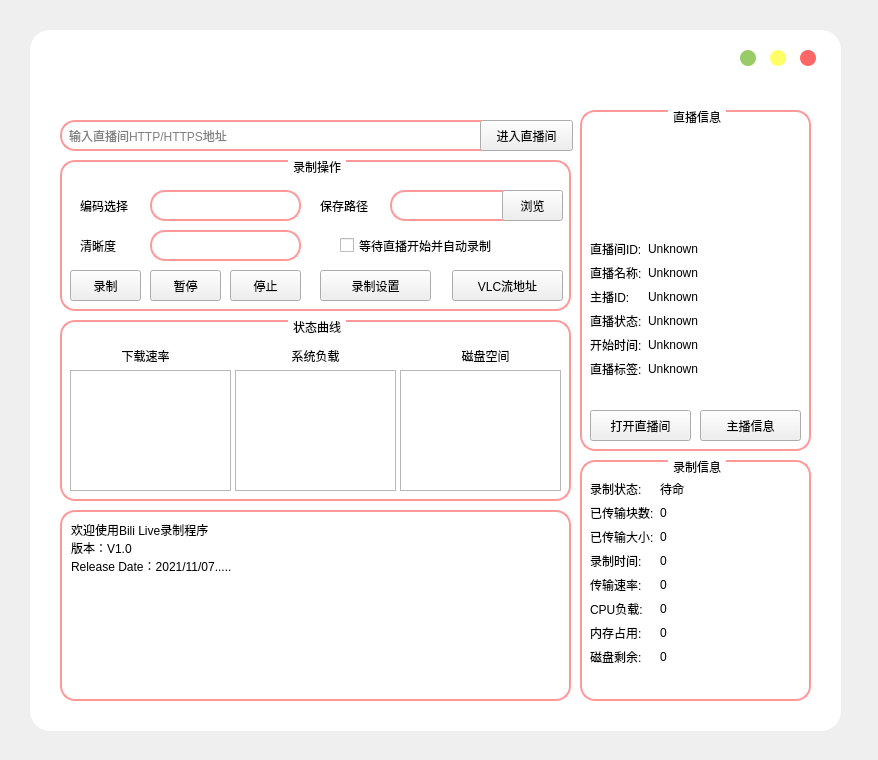
<?xml version="1.0" encoding="UTF-8"?>
<ui version="4.0">
 <class>Form</class>
 <widget class="QWidget" name="Form">
  <property name="geometry">
   <rect>
    <x>0</x>
    <y>0</y>
    <width>878</width>
    <height>760</height>
   </rect>
  </property>
  <property name="windowTitle">
   <string>Form</string>
  </property>
  <property name="styleSheet">
   <string notr="true">*{
	font: 14px &quot;Microsoft YaHei&quot;;
	color:rgb(0, 0, 0);
}
/* 主体颜色
.QWidget#centralwidget{
	background-color: rgb(156, 156, 156);
	border-radius:20px;
} */
QLabel{
	color: rgb(0, 0, 0);
}

.QWidget#mainwidget{
	background-color: rgb(255, 255, 255);
	border-radius:20px;
}

/* 编辑框样式 */
QLineEdit{
	color: rgb(0, 0, 0);
	background-color: rgb(255, 255, 255);
	border-radius: 15px;
	border: 2px solid rgb(255, 153, 153);
	padding-left: 5px;
	padding-right: 5px;
}
QLineEdit:hover{
	color: rgb(0, 0, 0);
	background-color: rgb(255, 238, 238);
}

/* 按钮样式 */
QPushButton[flat=&quot;false&quot;]{
	background-color: rgb(255, 153, 153);
	color: rgb(255, 255, 255);
	border-radius: 15px;
	font: 15px &quot;Microsoft YaHei&quot;;
}
QPushButton:hover{
	background-color: qlineargradient(spread:pad, x1:0, y1:0, x2:1, y2:1, stop:0 rgba(255, 153, 153, 255), stop:1 rgba(255, 136, 136, 255));
}
QPushButton:pressed{
	background-color: qlineargradient(spread:pad, x1:0, y1:0, x2:1, y2:1, stop:0 rgba(190, 115, 115, 255), stop:1 rgba(255, 153, 153, 255));
}
QPushButton#btnclose{
	background-color: rgb(255, 102, 102);
	border-radius:8px;
}
QPushButton#btnclose:pressed{
	background-color: rgb(200, 80, 80);
}
QPushButton#btnmax{
	background-color: rgb(255, 255, 102);
	border-radius:8px;
}
QPushButton#btnmax:pressed{
	background-color: rgb(195, 195, 78);
}
QPushButton#btnmin{
	background-color: rgb(153, 204, 102);
	border-radius:8px;
}
QPushButton#btnmin:pressed{
	background-color: rgb(126, 168, 83);
}

/* 进度条样式 */
QProgressBar{
	border: 2px solid rgb(255, 153, 153);
	height: 10px;
	background-color: rgb(255, 255, 255);
	font: 16px &quot;Microsoft YaHei&quot;;
	border-radius:6px;
	color: rgb(0, 0, 0);
}
QProgressBar::chunk{
	background-color: rgb(255, 204, 153);
	border-radius:6px;
}

/* 选择表样式 */
QListWidget{
	border: 2px solid rgb(255, 153, 153);
	border-radius:15px;
	padding: 5px;
	background-color: rgb(255, 255, 255);
}
QListWidget::item{
	border: 1px dashed rgb(255, 204, 153);
	border-radius: 5px;
	color: rgb(0, 0, 0);
	background-color: rgb(255, 255, 255);
}
QListWidget::item:hover{
	color: rgb(0, 0, 0);
	background-color: rgb(255, 204, 153);
}
QListWidget::item:focus{
	color: rgb(0, 0, 0);
}

/* 选择框样式 */
QComboBox{
	border-radius: 15px;
	border: 2px solid rgb(255, 153, 153);
	padding-left: 5px;
	padding-right: 5px;
	color: rgb(0, 0, 0);
	background-color: rgb(255, 255, 255);
}
QComboBox:hover{
	color: rgb(0, 0, 0);
	background: rgb(255, 238, 238)
}
QComboBox QAbstractItemView{
	border: 2px solid rgb(255, 153, 153);
	selection-background-color: rgb(255, 204, 153)
}
QComboBox::drop-down {
     subcontrol-origin: padding;
     subcontrol- position :  top  left;
     width :  28px ;
     border: none;
}
QComboBox::down-arrow{
	image: url(:/combo/images/dd.png);
}
QComboBox::down-arrow:hover{
	image: url(:/combo/images/dd1.png);
}
QComboBox::down-arrow:pressed{
	image: url(:/combo/images/dd2.png);
}

/* 文本框样式 */
QPlainTextEdit{
	border-radius: 15px;
	border: 2px solid rgb(255, 153, 153);
	padding: 5px;
	color: rgb(0, 0, 0);
	background-color: rgb(255, 255, 255);
}

/* Title Frame样式 */
QFrame#title{
	background-image: url(:/title/images/title.png);
	border: none;
}
QFrame#live{
	background-image: url(:/title/images/title_live_s.png);
	border: none;
}

/* 分组框样式 */
QGroupBox{
	border: 2px solid rgb(255, 153, 153);
	border-radius: 15px;
	margin-top: 2ex;
}
QGroupBox::title{
	subcontrol-origin: margin;
	subcontrol-position: top center;
	padding: 0 3px;
	color: rgb(0, 0, 0);
}

/* 组合框样式 */
QCheckBox{
	color: rgb(0, 0, 0);
}


/* 树形框样式 */
QTreeWidget{
	color: rgb(0, 0, 0);
	background-color: rgb(255, 255, 255);
	border: 2px solid rgb(255, 153, 153);
	border-radius: 15px;
	padding: 5px;
}
QTreeWidget::item{
	color: rgb(0, 0, 0);
	background-color: rgb(255, 255, 255);
	border: 1px dashed rgb(255, 204, 153);
	border-radius: 5px;
}
QTreeWidget::item:hover{
	color: rgb(0, 0, 0);
	background-color: rgb(255, 204, 153);
}
</string>
  </property>
  <widget class="QWidget" name="mainwidget" native="true">
   <property name="geometry">
    <rect>
     <x>30</x>
     <y>30</y>
     <width>811</width>
     <height>701</height>
    </rect>
   </property>
   <widget class="QPushButton" name="btnmax">
    <property name="geometry">
     <rect>
      <x>740</x>
      <y>20</y>
      <width>16</width>
      <height>16</height>
     </rect>
    </property>
    <property name="text">
     <string/>
    </property>
    <property name="flat">
     <bool>true</bool>
    </property>
   </widget>
   <widget class="QPushButton" name="btnclose">
    <property name="geometry">
     <rect>
      <x>770</x>
      <y>20</y>
      <width>16</width>
      <height>16</height>
     </rect>
    </property>
    <property name="text">
     <string/>
    </property>
    <property name="flat">
     <bool>true</bool>
    </property>
   </widget>
   <widget class="QPushButton" name="btnmin">
    <property name="geometry">
     <rect>
      <x>710</x>
      <y>20</y>
      <width>16</width>
      <height>16</height>
     </rect>
    </property>
    <property name="text">
     <string/>
    </property>
    <property name="flat">
     <bool>true</bool>
    </property>
   </widget>
   <widget class="QFrame" name="live">
    <property name="geometry">
     <rect>
      <x>30</x>
      <y>15</y>
      <width>221</width>
      <height>61</height>
     </rect>
    </property>
    <property name="frameShape">
     <enum>QFrame::StyledPanel</enum>
    </property>
    <property name="frameShadow">
     <enum>QFrame::Raised</enum>
    </property>
   </widget>
   <widget class="QGroupBox" name="groupBox">
    <property name="geometry">
     <rect>
      <x>30</x>
      <y>130</y>
      <width>511</width>
      <height>151</height>
     </rect>
    </property>
    <property name="title">
     <string>录制操作</string>
    </property>
    <widget class="QPushButton" name="btn_record">
     <property name="geometry">
      <rect>
       <x>10</x>
       <y>110</y>
       <width>71</width>
       <height>31</height>
      </rect>
     </property>
     <property name="text">
      <string>录制</string>
     </property>
    </widget>
    <widget class="QPushButton" name="btn_pause">
     <property name="geometry">
      <rect>
       <x>90</x>
       <y>110</y>
       <width>71</width>
       <height>31</height>
      </rect>
     </property>
     <property name="text">
      <string>暂停</string>
     </property>
    </widget>
    <widget class="QPushButton" name="btn_stop">
     <property name="geometry">
      <rect>
       <x>170</x>
       <y>110</y>
       <width>71</width>
       <height>31</height>
      </rect>
     </property>
     <property name="text">
      <string>停止</string>
     </property>
    </widget>
    <widget class="QComboBox" name="cb_codec">
     <property name="geometry">
      <rect>
       <x>90</x>
       <y>30</y>
       <width>151</width>
       <height>31</height>
      </rect>
     </property>
    </widget>
    <widget class="QLabel" name="label_32">
     <property name="geometry">
      <rect>
       <x>20</x>
       <y>30</y>
       <width>72</width>
       <height>31</height>
      </rect>
     </property>
     <property name="text">
      <string>编码选择</string>
     </property>
    </widget>
    <widget class="QComboBox" name="cb_vqulity">
     <property name="geometry">
      <rect>
       <x>90</x>
       <y>70</y>
       <width>151</width>
       <height>31</height>
      </rect>
     </property>
    </widget>
    <widget class="QLabel" name="label_33">
     <property name="geometry">
      <rect>
       <x>20</x>
       <y>70</y>
       <width>72</width>
       <height>31</height>
      </rect>
     </property>
     <property name="text">
      <string>清晰度</string>
     </property>
    </widget>
    <widget class="QCheckBox" name="sb_autorecord">
     <property name="geometry">
      <rect>
       <x>280</x>
       <y>70</y>
       <width>181</width>
       <height>31</height>
      </rect>
     </property>
     <property name="text">
      <string>等待直播开始并自动录制</string>
     </property>
    </widget>
    <widget class="QPushButton" name="btn_setting">
     <property name="geometry">
      <rect>
       <x>260</x>
       <y>110</y>
       <width>111</width>
       <height>31</height>
      </rect>
     </property>
     <property name="text">
      <string>录制设置</string>
     </property>
    </widget>
    <widget class="QPushButton" name="btn_vlcaddress">
     <property name="geometry">
      <rect>
       <x>392</x>
       <y>110</y>
       <width>111</width>
       <height>31</height>
      </rect>
     </property>
     <property name="text">
      <string>VLC流地址</string>
     </property>
    </widget>
    <widget class="QLineEdit" name="le_savedir">
     <property name="geometry">
      <rect>
       <x>330</x>
       <y>30</y>
       <width>141</width>
       <height>31</height>
      </rect>
     </property>
    </widget>
    <widget class="QLabel" name="label_34">
     <property name="geometry">
      <rect>
       <x>260</x>
       <y>30</y>
       <width>72</width>
       <height>31</height>
      </rect>
     </property>
     <property name="text">
      <string>保存路径</string>
     </property>
    </widget>
    <widget class="QPushButton" name="btn_selectdir">
     <property name="geometry">
      <rect>
       <x>442</x>
       <y>30</y>
       <width>61</width>
       <height>31</height>
      </rect>
     </property>
     <property name="text">
      <string>浏览</string>
     </property>
    </widget>
   </widget>
   <widget class="QGroupBox" name="groupBox_2">
    <property name="geometry">
     <rect>
      <x>550</x>
      <y>80</y>
      <width>231</width>
      <height>341</height>
     </rect>
    </property>
    <property name="title">
     <string>直播信息</string>
    </property>
    <widget class="QPushButton" name="btn_inroom">
     <property name="geometry">
      <rect>
       <x>10</x>
       <y>300</y>
       <width>101</width>
       <height>31</height>
      </rect>
     </property>
     <property name="text">
      <string>打开直播间</string>
     </property>
    </widget>
    <widget class="QPushButton" name="btn_upinfo">
     <property name="geometry">
      <rect>
       <x>120</x>
       <y>300</y>
       <width>101</width>
       <height>31</height>
      </rect>
     </property>
     <property name="text">
      <string>主播信息</string>
     </property>
    </widget>
    <widget class="QLabel" name="lab_roomimg">
     <property name="geometry">
      <rect>
       <x>20</x>
       <y>30</y>
       <width>191</width>
       <height>91</height>
      </rect>
     </property>
     <property name="text">
      <string/>
     </property>
    </widget>
    <widget class="QWidget" name="formLayoutWidget">
     <property name="geometry">
      <rect>
       <x>10</x>
       <y>130</y>
       <width>211</width>
       <height>157</height>
      </rect>
     </property>
     <layout class="QFormLayout" name="formLayout">
      <item row="0" column="0">
       <widget class="QLabel" name="label">
        <property name="text">
         <string>直播间ID:</string>
        </property>
       </widget>
      </item>
      <item row="1" column="0">
       <widget class="QLabel" name="label_4">
        <property name="text">
         <string>直播名称:</string>
        </property>
       </widget>
      </item>
      <item row="1" column="1">
       <widget class="QLabel" name="lab_roomtitle">
        <property name="text">
         <string>Unknown</string>
        </property>
        <property name="textInteractionFlags">
         <set>Qt::LinksAccessibleByMouse|Qt::TextSelectableByMouse</set>
        </property>
       </widget>
      </item>
      <item row="2" column="0">
       <widget class="QLabel" name="label_6">
        <property name="text">
         <string>主播ID:</string>
        </property>
       </widget>
      </item>
      <item row="2" column="1">
       <widget class="QLabel" name="lab_uid">
        <property name="text">
         <string>Unknown</string>
        </property>
        <property name="textInteractionFlags">
         <set>Qt::LinksAccessibleByMouse|Qt::TextSelectableByMouse</set>
        </property>
       </widget>
      </item>
      <item row="3" column="0">
       <widget class="QLabel" name="label_8">
        <property name="text">
         <string>直播状态:</string>
        </property>
       </widget>
      </item>
      <item row="3" column="1">
       <widget class="QLabel" name="lab_livestatus">
        <property name="text">
         <string>Unknown</string>
        </property>
        <property name="textInteractionFlags">
         <set>Qt::LinksAccessibleByMouse|Qt::TextSelectableByMouse</set>
        </property>
       </widget>
      </item>
      <item row="4" column="0">
       <widget class="QLabel" name="label_10">
        <property name="text">
         <string>开始时间:</string>
        </property>
       </widget>
      </item>
      <item row="4" column="1">
       <widget class="QLabel" name="lab_startime">
        <property name="text">
         <string>Unknown</string>
        </property>
        <property name="textInteractionFlags">
         <set>Qt::LinksAccessibleByMouse|Qt::TextSelectableByMouse</set>
        </property>
       </widget>
      </item>
      <item row="5" column="0">
       <widget class="QLabel" name="label_22">
        <property name="text">
         <string>直播标签:</string>
        </property>
       </widget>
      </item>
      <item row="5" column="1">
       <widget class="QLabel" name="lab_livetag">
        <property name="text">
         <string>Unknown</string>
        </property>
        <property name="textInteractionFlags">
         <set>Qt::LinksAccessibleByMouse|Qt::TextSelectableByMouse</set>
        </property>
       </widget>
      </item>
      <item row="0" column="1">
       <widget class="QLabel" name="lab_roomid">
        <property name="text">
         <string>Unknown</string>
        </property>
        <property name="textInteractionFlags">
         <set>Qt::LinksAccessibleByMouse|Qt::TextSelectableByMouse</set>
        </property>
       </widget>
      </item>
     </layout>
    </widget>
   </widget>
   <widget class="QPlainTextEdit" name="pte_infobox">
    <property name="geometry">
     <rect>
      <x>30</x>
      <y>480</y>
      <width>511</width>
      <height>191</height>
     </rect>
    </property>
    <property name="undoRedoEnabled">
     <bool>false</bool>
    </property>
    <property name="lineWrapMode">
     <enum>QPlainTextEdit::NoWrap</enum>
    </property>
    <property name="readOnly">
     <bool>true</bool>
    </property>
    <property name="plainText">
     <string>欢迎使用Bili Live录制程序
版本：V1.0
Release Date：2021/11/07.....</string>
    </property>
    <property name="overwriteMode">
     <bool>false</bool>
    </property>
    <property name="backgroundVisible">
     <bool>false</bool>
    </property>
    <property name="centerOnScroll">
     <bool>false</bool>
    </property>
   </widget>
   <widget class="QGroupBox" name="groupBox_3">
    <property name="geometry">
     <rect>
      <x>550</x>
      <y>430</y>
      <width>231</width>
      <height>241</height>
     </rect>
    </property>
    <property name="title">
     <string>录制信息</string>
    </property>
    <widget class="QWidget" name="formLayoutWidget_2">
     <property name="geometry">
      <rect>
       <x>10</x>
       <y>20</y>
       <width>211</width>
       <height>211</height>
      </rect>
     </property>
     <layout class="QFormLayout" name="formLayout_2">
      <item row="0" column="0">
       <widget class="QLabel" name="label_27">
        <property name="text">
         <string>录制状态:</string>
        </property>
       </widget>
      </item>
      <item row="0" column="1">
       <widget class="QLabel" name="lab_recordstatus">
        <property name="text">
         <string>待命</string>
        </property>
       </widget>
      </item>
      <item row="1" column="0">
       <widget class="QLabel" name="label_11">
        <property name="text">
         <string>已传输块数:</string>
        </property>
       </widget>
      </item>
      <item row="1" column="1">
       <widget class="QLabel" name="lab_chunk">
        <property name="text">
         <string>0</string>
        </property>
       </widget>
      </item>
      <item row="2" column="0">
       <widget class="QLabel" name="label_14">
        <property name="text">
         <string>已传输大小:</string>
        </property>
       </widget>
      </item>
      <item row="2" column="1">
       <widget class="QLabel" name="lab_size">
        <property name="text">
         <string>0</string>
        </property>
       </widget>
      </item>
      <item row="3" column="0">
       <widget class="QLabel" name="label_16">
        <property name="text">
         <string>录制时间:</string>
        </property>
       </widget>
      </item>
      <item row="3" column="1">
       <widget class="QLabel" name="lab_retime">
        <property name="text">
         <string>0</string>
        </property>
       </widget>
      </item>
      <item row="4" column="0">
       <widget class="QLabel" name="label_17">
        <property name="text">
         <string>传输速率:</string>
        </property>
       </widget>
      </item>
      <item row="4" column="1">
       <widget class="QLabel" name="lab_transpeed">
        <property name="text">
         <string>0</string>
        </property>
       </widget>
      </item>
      <item row="5" column="0">
       <widget class="QLabel" name="label_19">
        <property name="text">
         <string>CPU负载:</string>
        </property>
       </widget>
      </item>
      <item row="5" column="1">
       <widget class="QLabel" name="lab_cpu">
        <property name="text">
         <string>0</string>
        </property>
       </widget>
      </item>
      <item row="6" column="0">
       <widget class="QLabel" name="label_23">
        <property name="text">
         <string>内存占用:</string>
        </property>
       </widget>
      </item>
      <item row="6" column="1">
       <widget class="QLabel" name="lab_ram">
        <property name="text">
         <string>0</string>
        </property>
       </widget>
      </item>
      <item row="7" column="0">
       <widget class="QLabel" name="label_25">
        <property name="text">
         <string>磁盘剩余:</string>
        </property>
       </widget>
      </item>
      <item row="7" column="1">
       <widget class="QLabel" name="lab_spaces">
        <property name="text">
         <string>0</string>
        </property>
       </widget>
      </item>
     </layout>
    </widget>
   </widget>
   <widget class="QGroupBox" name="groupBox_4">
    <property name="geometry">
     <rect>
      <x>30</x>
      <y>290</y>
      <width>511</width>
      <height>181</height>
     </rect>
    </property>
    <property name="title">
     <string>状态曲线</string>
    </property>
    <widget class="QFrame" name="frame_speed">
     <property name="geometry">
      <rect>
       <x>10</x>
       <y>50</y>
       <width>161</width>
       <height>121</height>
      </rect>
     </property>
     <property name="frameShape">
      <enum>QFrame::StyledPanel</enum>
     </property>
     <property name="frameShadow">
      <enum>QFrame::Raised</enum>
     </property>
    </widget>
    <widget class="QFrame" name="frame_sys">
     <property name="geometry">
      <rect>
       <x>175</x>
       <y>50</y>
       <width>161</width>
       <height>121</height>
      </rect>
     </property>
     <property name="frameShape">
      <enum>QFrame::StyledPanel</enum>
     </property>
     <property name="frameShadow">
      <enum>QFrame::Raised</enum>
     </property>
    </widget>
    <widget class="QFrame" name="frame_space">
     <property name="geometry">
      <rect>
       <x>340</x>
       <y>50</y>
       <width>161</width>
       <height>121</height>
      </rect>
     </property>
     <property name="frameShape">
      <enum>QFrame::StyledPanel</enum>
     </property>
     <property name="frameShadow">
      <enum>QFrame::Raised</enum>
     </property>
    </widget>
    <widget class="QLabel" name="label_2">
     <property name="geometry">
      <rect>
       <x>10</x>
       <y>20</y>
       <width>151</width>
       <height>31</height>
      </rect>
     </property>
     <property name="text">
      <string>下载速率</string>
     </property>
     <property name="alignment">
      <set>Qt::AlignCenter</set>
     </property>
    </widget>
    <widget class="QLabel" name="label_3">
     <property name="geometry">
      <rect>
       <x>175</x>
       <y>20</y>
       <width>161</width>
       <height>31</height>
      </rect>
     </property>
     <property name="text">
      <string>系统负载</string>
     </property>
     <property name="alignment">
      <set>Qt::AlignCenter</set>
     </property>
    </widget>
    <widget class="QLabel" name="label_5">
     <property name="geometry">
      <rect>
       <x>350</x>
       <y>20</y>
       <width>151</width>
       <height>31</height>
      </rect>
     </property>
     <property name="text">
      <string>磁盘空间</string>
     </property>
     <property name="alignment">
      <set>Qt::AlignCenter</set>
     </property>
    </widget>
   </widget>
   <widget class="QLineEdit" name="le_address">
    <property name="geometry">
     <rect>
      <x>30</x>
      <y>90</y>
      <width>451</width>
      <height>31</height>
     </rect>
    </property>
    <property name="placeholderText">
     <string>输入直播间HTTP/HTTPS地址</string>
    </property>
   </widget>
   <widget class="QPushButton" name="btn_roomenter">
    <property name="geometry">
     <rect>
      <x>450</x>
      <y>90</y>
      <width>93</width>
      <height>31</height>
     </rect>
    </property>
    <property name="text">
     <string>进入直播间</string>
    </property>
   </widget>
  </widget>
 </widget>
 <resources>
  <include location="images_dl.qrc"/>
 </resources>
 <connections>
  <connection>
   <sender>btnclose</sender>
   <signal>clicked()</signal>
   <receiver>Form</receiver>
   <slot>close()</slot>
   <hints>
    <hint type="sourcelabel">
     <x>807</x>
     <y>57</y>
    </hint>
    <hint type="destinationlabel">
     <x>436</x>
     <y>349</y>
    </hint>
   </hints>
  </connection>
 </connections>
</ui>
